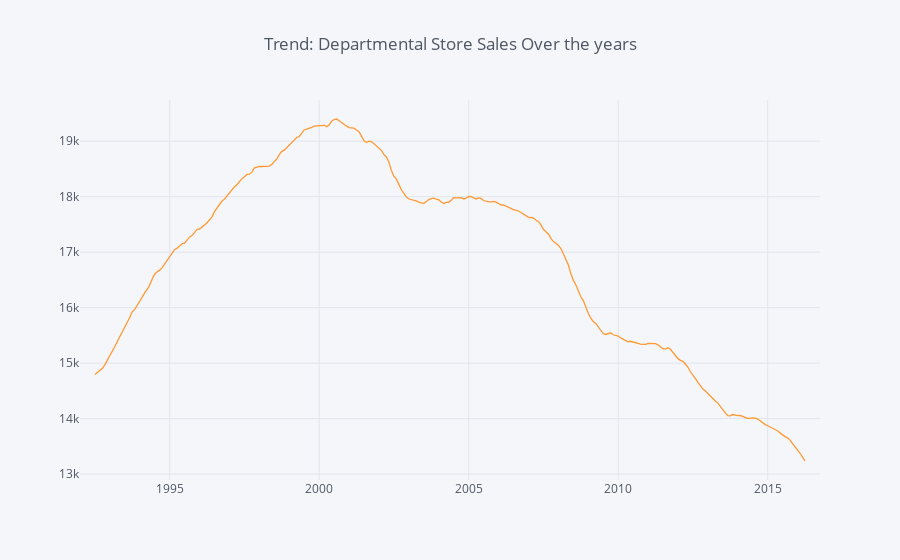

The cell this chart's notebook holds for it:
### Code cell
decompose.trend.iplot(kind='line',title='Trend: Departmental Store Sales Over the years') # visualizing only the trend component

### Figure 1 — Plotly figure (JSON) as saved in the notebook; plotly's stock layout.template omitted (floating-point values rounded to 4 significant figures; data arrays with more than 128 entries replaced by an {"elided": "..."} marker saying what was removed)
{"data": [{"line": {"color": "rgba(255, 153, 51, 1.0)", "dash": "solid", "shape": "linear", "width": 1.3}, "mode": "lines", "name": "Sales", "text": "", "type": "scatter", "uid": "eeb82a95-992d-4f72-80c0-cc9ffc883cb0", "x": {"elided": "298 str values"}, "y": {"elided": "298 mixed values"}}], "layout": {"legend": {"bgcolor": "#F5F6F9", "font": {"color": "#4D5663"}}, "paper_bgcolor": "#F5F6F9", "plot_bgcolor": "#F5F6F9", "title": {"font": {"color": "#4D5663"}, "text": "Trend: Departmental Store Sales Over the years"}, "xaxis": {"gridcolor": "#E1E5ED", "showgrid": true, "tickfont": {"color": "#4D5663"}, "title": {"font": {"color": "#4D5663"}, "text": ""}, "zerolinecolor": "#E1E5ED"}, "yaxis": {"gridcolor": "#E1E5ED", "showgrid": true, "tickfont": {"color": "#4D5663"}, "title": {"font": {"color": "#4D5663"}, "text": ""}, "zerolinecolor": "#E1E5ED"}}}
